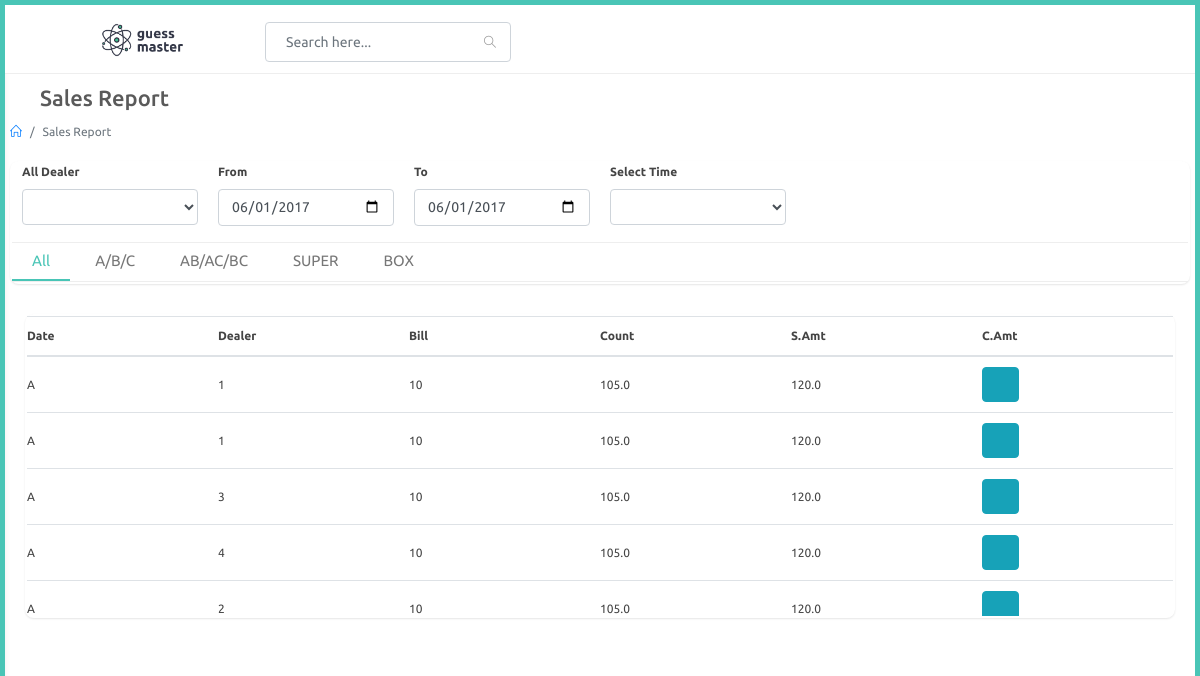
Page /agent/sales-report (signed in) on the earlier database version.
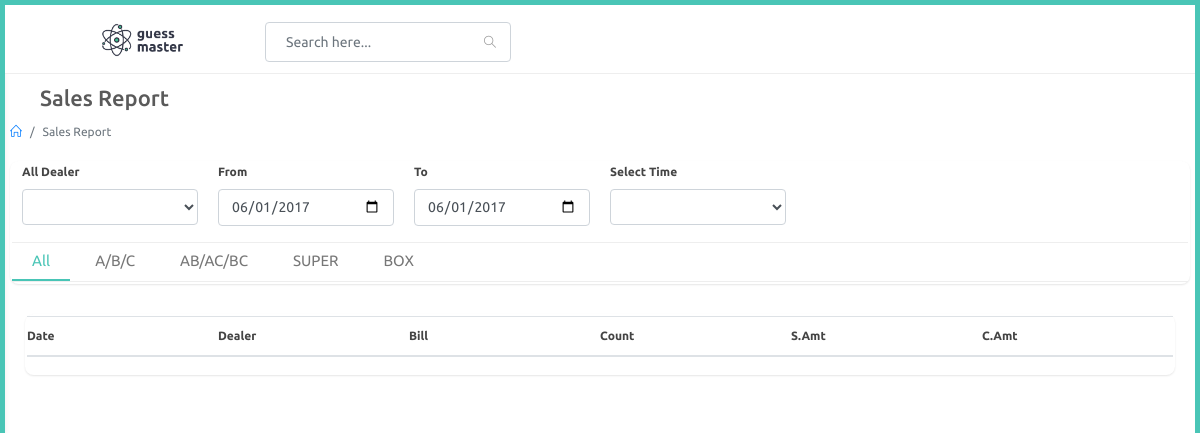
Same page on the later database version.
### agent/models.py (models this page shows, shortened)
class AgentGame(models.Model):
    agent = models.ForeignKey(Agent,on_delete=models.CASCADE,null=True)
    time = models.ForeignKey(PlayTime,on_delete=models.CASCADE,null=True)
    date = models.DateField(auto_now_add=True)
    LSK = models.CharField(max_length=100)
    number = models.CharField(max_length=100)
    count = models.IntegerField()
    d_amount = models.FloatField()
    c_amount = models.FloatField()

### agent/views.py (the view)
# urls.py: path('sales-report',views.sales_report,name="sales_report"),
def sales_report(request):
    agent_obj = Agent.objects.get(user=request.user)
    dealers = Dealer.objects.filter(agent=agent_obj).all()
    times = PlayTime.objects.filter().all()
    my_games = AgentGame.objects.filter().all()
    context = {
        'dealers' : dealers,
        'times' : times,
        'my_games' : my_games
    }
    return render(request,'agent/sales_report.html',context)

### templates/agent/sales_report.html (shortened to what this page needs)
{% extends 'agent/partials/base.html' %}
{% load static %}
{% block content %}
<div id="main-content">
    <div class="container-fluid">
        <div class="block-header">
            <div class="row">
                <div class="col-lg-5 col-md-8 col-sm-12">
                    <h2><a href="javascript:void(0);" class="btn btn-xs btn-link btn-toggle-fullwidth"><i
                                class="fa fa-arrow-left"></i></a> Sales Report</h2>
                    <ul class="breadcrumb">
                        <li class="breadcrumb-item"><a href="{% url 'agent:index' %}"><i class="icon-home"></i></a></li>
                        <li class="breadcrumb-item active">Sales Report</li>
                    </ul>
                </div>
            </div>
        </div>
        <div class="row clearfix">
            <div class="col-md-12">
                <div class="card">
                    <div class="body">
                        <ul class="nav nav-tabs-new2">
                            <div class="col-lg-2 col-md-6 col-sm-12">
                                <div class="form-group">
                                    <label for="tax-id" class="control-label">All Dealer</label>
                                    <div class="mb-3">
                                        <select class="form-control show-tick ms select2" data-placeholder="Select">
                                            <option></option>
                                        </select>
                                    </div>
                                </div>
                            </div>
                            <div class="col-lg-2 col-md-6 col-6">
                                <div class="form-group">
                                    <label for="tax-id" class="control-label">From</label>
                                    <input type="date" value="2017-06-01" class="form-control">
                                </div>
                            </div>
                            <div class="col-lg-2 col-md-6 col-6">
                                <div class="form-group">
                                    <label for="tax-id" class="control-label">To</label>
                                    <input type="date" value="2017-06-01" class="form-control">
                                </div>
                            </div>
                            <div class="col-lg-2 col-md-6 col-sm-12">
                                <div class="form-group">
                                    <label for="tax-id" class="control-label">Select Time</label>
                                    <div class="mb-3">
                                        <select class="form-control show-tick ms select2" data-placeholder="Select">
                                            <option></option>
                                            {% for time in times %}
                                            <option>{{time.end_time}}</option>
                                            {% endfor %}
                                        </select>
                                    </div>
                                </div>
                            </div>
                        </ul>
                        <ul class="nav nav-tabs-new2">
                            <li class="nav-item"><a class="nav-link active show" data-toggle="tab" href="#Home-new2">All
                                </a></li>
                            <li class="nav-item"><a class="nav-link" data-toggle="tab" href="#Profile-new2">A/B/C</a>
                            </li>
                            <li class="nav-item"><a class="nav-link" data-toggle="tab" href="#Contact-new3">AB/AC/BC</a>
                            </li>
                            <li class="nav-item"><a class="nav-link" data-toggle="tab" href="#Contact-new4">SUPER</a>
                            </li>
                            <li class="nav-item"><a class="nav-link" data-toggle="tab" href="#Contact-new5">BOX</a></li>
                        </ul>
                    </div>
                </div>
            </div>
        </div>
        <div class="container-fluid">
            <div class="row clearfix">
                <div class="col-lg-12">
                    <div class="card">
                        <div class="body">
                            <div class="table-container" style="max-height: 300px; overflow-y: auto;">
                                <table id="mainTable" class="table table-hover" style="table-layout: fixed; width: 100%;">
                                    <thead>
                                        <tr>
                                            <th>Date</th>
                                            <th>Dealer</th>
                                            <th>Bill</th>
                                            <th>Count</th>
                                            <th>S.Amt</th>
                                            <th>C.Amt</th>
                                        </tr>
                                    </thead>
                                    <tbody>
                                        {% for my_game in my_games %}
                                        <tr data-row-id="{{ row.id }}">
                                            <td>{{my_game.LSK}}</td>
                                            <td>{{my_game.number}}</td>
                                            <td>{{my_game.count}}</td>
                                            <td>{{my_game.d_amount}}</td>
                                            <td>{{my_game.c_amount}}</td>
                                            <td><button type="button" onclick="editRow(this)" class="btn btn-info" title="Edit"><i class="fa fa-edit"></i></button></td>
                                        </tr>
                                        {% endfor %}
                                    </tbody>
                                </table>
                            </div>
                        </div>
                    </div>
                </div>
            </div>
        </div>
    </div>
    {% endblock %}

### templates/agent/partials/base.html (shortened to what this page needs)
{% load static %}
<!doctype html>
<html lang="en">
<head>
<link rel="stylesheet" href="{% static 'vendor/bootstrap/css/bootstrap.min.css' %}">
<link rel="stylesheet" href="{% static 'vendor/font-awesome/css/font-awesome.min.css' %}">
<link rel="stylesheet" href="{% static 'vendor/chartist/css/chartist.min.css' %}">
<link rel="stylesheet" href="{% static 'vendor/chartist-plugin-tooltip/chartist-plugin-tooltip.css' %}">
<link rel="stylesheet" href="{% static 'vendor/jvectormap/jquery-jvectormap-2.0.3.min.css' %}"/>
<link rel="stylesheet" href="{% static 'vendor/jquery-datatable/dataTables.bootstrap4.min.css' %}">
<link rel="stylesheet" href="{% static 'css/main.css' %}">
<link rel="stylesheet" href="{% static 'css/color_skins.css' %}">
</head>
<body class="theme-cyan">
<div id="wrapper">
    {% include 'agent/partials/header.html' %}
    {% block content %}
    {% endblock %}
</div>
</body>
</html>

### templates/agent/partials/header.html (shortened to what this page needs)
{% load static %}
        <nav class="navbar navbar-fixed-top">
            <div class="container-fluid">
                <div class="navbar-btn">
                    <button type="button" class="btn-toggle-offcanvas"><i class="lnr lnr-menu fa fa-bars"></i></button>
                </div>
                <div class="navbar-brand">
                    <a href="{% url 'agent:index' %}"><img src="{% static 'images/guessmaster.png' %}" alt="Lucid Logo" class="img-responsive logo"></a>
                </div>
                <div class="navbar-right">
                    <form id="navbar-search" class="navbar-form search-form">
                        <input value="" class="form-control" placeholder="Search here..." type="text">
                        <button type="button" class="btn btn-default"><i class="icon-magnifier"></i></button>
                    </form>
                </div>
            </div>
        </nav>

### templates/agent/partials/sidebar.html (shortened to what this page needs)
{% load static %}

### static/css/color_skins.css (style rules this page uses)
.theme-cyan:before,.theme-cyan:after { background:#49c5b6 }
.theme-cyan #wrapper:before,.theme-cyan #wrapper:after { background:#49c5b6 }

Differences in the rows shown:
removed AgentGame: LSK "A", number "1", count "10", d_amount "105.0", c_amount "120.0"
removed AgentGame: LSK "A", number "1", count "10", d_amount "105.0", c_amount "120.0"
removed AgentGame: LSK "A", number "3", count "10", d_amount "105.0", c_amount "120.0"
removed AgentGame: LSK "A", number "4", count "10", d_amount "105.0", c_amount "120.0"
removed AgentGame: LSK "A", number "2", count "10", d_amount "105.0", c_amount "120.0"
